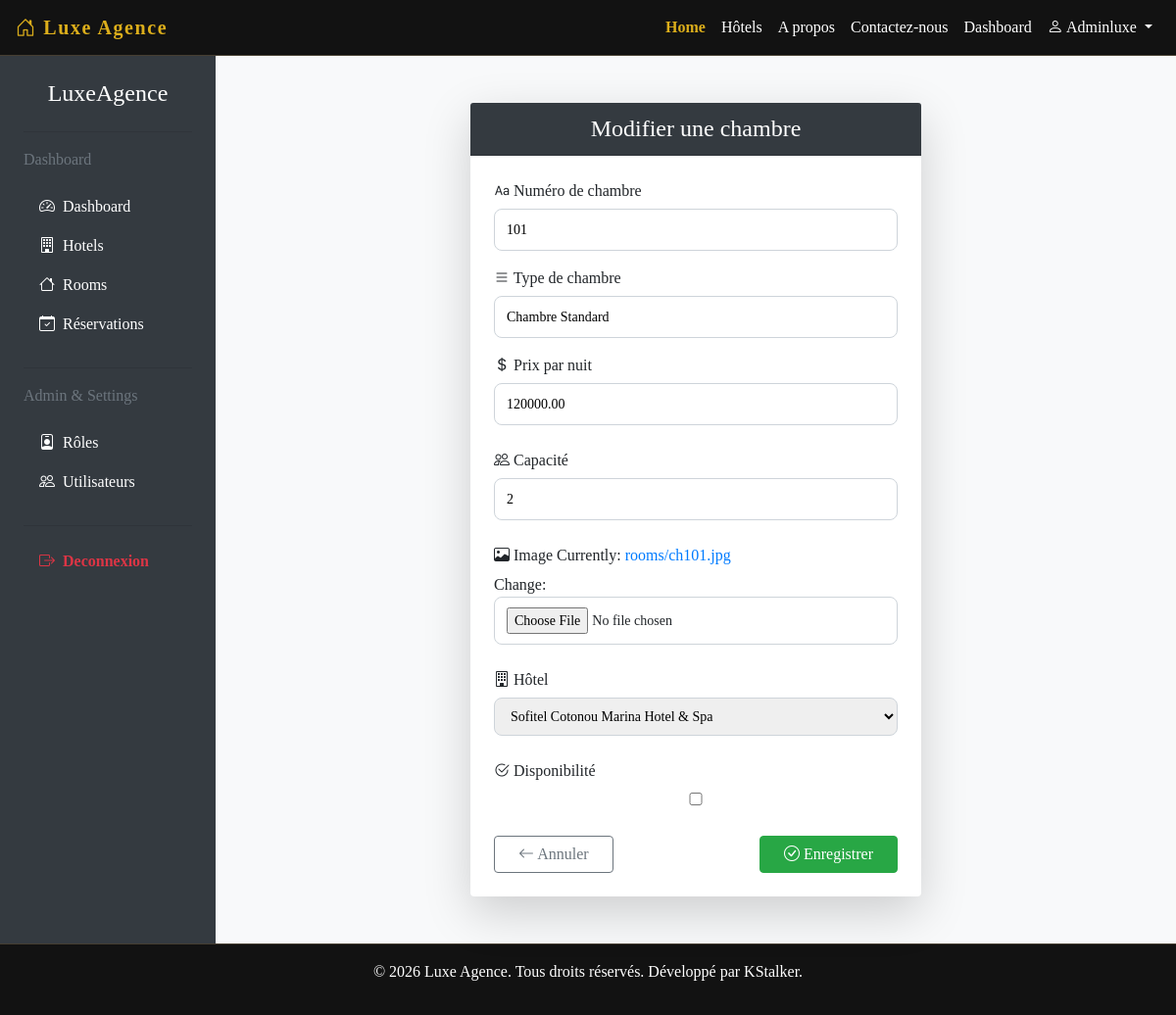
The page /rooms/1/edit/ (signed in) on the database as committed earlier.
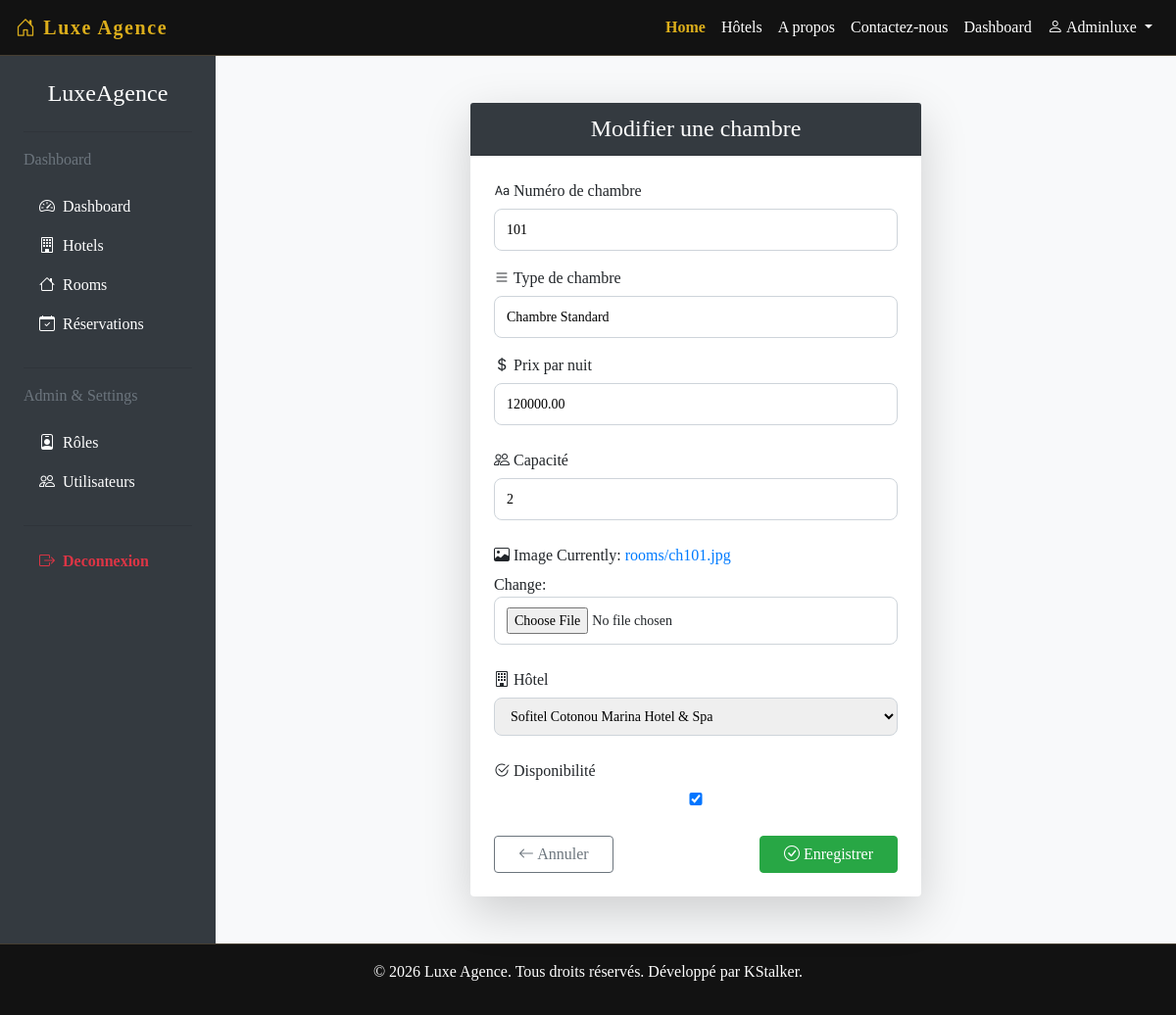
The same page on the database as committed later.
### Agence/models.py (models this page shows)
class Room(models.Model):
    hotel = models.ForeignKey(Hotel, on_delete=models.CASCADE)
    room_number = models.CharField(max_length=20)
    room_type = models.CharField(max_length=100)
    price_per_night = models.DecimalField(max_digits=10, decimal_places=2)
    available = models.BooleanField(default=True)
    capacity = models.IntegerField()
    image = models.ImageField(upload_to='rooms/', default='rooms/default.jpg')

### Agence/views.py (the view)
# urls.py: path('rooms/<int:pk>/edit/', views.UpdateRoomView.as_view(), name='edit_room'),
class UpdateRoomView(LoginRequiredMixin,UpdateView):
    model = Room
    template_name = 'rooms/form_room.html'
    fields = ['hotel', 'room_number', 'room_type', 'price_per_night', 'available', 'capacity', 'image']
    success_url = '/gestionrooms/'

### Agence/models.py (called while the page is built)
    def __str__(self):
        return self.name

### Agence/templates/rooms/form_room.html (shortened to what this page needs)
{% extends 'base.html' %}
{% block content %}
<div class="d-flex" style="min-height: 100vh;">
    {% include 'administrateur/sidebar.html' %}
<div class="container py-5" style="flex: 1; background-color: #f8f9fa;">
    <div class="row justify-content-center">
        <div class="col-md-8 col-lg-6">
            <div class="card shadow-lg border-0 rounded-4">
                <div class="card-header bg-dark text-white text-center rounded-top-4">
                    <h4 class="mb-0">
                        {% if form.instance.pk %} Modifier une chambre {% else %} Créer une chambre {% endif %}
                    </h4>
                </div>
                <div class="card-body p-4">
                    <form method="post" enctype="multipart/form-data">
                        <div class="mb-3">
                            <label for="id_room_number" class="form-label fw-semibold">
                                <i class="bi bi-type me-1"></i> Numéro de chambre
                            </label>
                            {{ form.room_number }}
                        </div>
                        <div class="mb-3">
                            <label for="id_room_type" class="form-label fw-semibold">
                                <i class="bi bi-list me-1"></i> Type de chambre
                            </label>
                            {{ form.room_type }}
                        </div>
                        <div class="mb-4">
                            <label for="id_price_per_night" class="form-label fw-semibold">
                                <i class="bi bi-currency-dollar me-1"></i> Prix par nuit
                            </label>
                            {{ form.price_per_night }}
                        </div>
                        <div class="mb-4">
                            <label for="id_capacity" class="form-label fw-semibold">
                                <i class="bi bi-people me-1"></i> Capacité
                            </label>
                            {{ form.capacity }}
                        </div>
                        <div class="mb-4">
                            <label for="id_image" class="form-label fw-semibold">
                                <i class="bi bi-image me-1"></i> Image
                            </label>
                            {{ form.image }}
                        </div>
                        <div class="mb-4">
                            <label for="id_hotel" class="form-label fw-semibold">
                                <i class="bi bi-building me-1"></i> Hôtel
                            </label>
                            {{ form.hotel }}
                        </div>
                        <div class="mb-4">
                            <label for="id_available" class="form-label fw-semibold">
                                <i class="bi bi-check2-circle me-1"></i> Disponibilité
                            </label>
                            {{ form.available }}
                        </div>
                        <div class="d-flex justify-content-between">
                            <a href="{% url 'gestrooms' %}" class="btn btn-outline-secondary px-4">
                                <i class="bi bi-arrow-left"></i> Annuler
                            </a>
                            <button type="submit" class="btn btn-success px-4">
                                <i class="bi bi-check-circle"></i> Enregistrer
                            </button>
                        </div>
                    </form>
                </div>
            </div>
        </div>
    </div>
</div>
</div>
{% endblock %}

Rows that differ between the two databases and show on the page:
changed Room "Chambre Standard": available "☐" → "☑"
